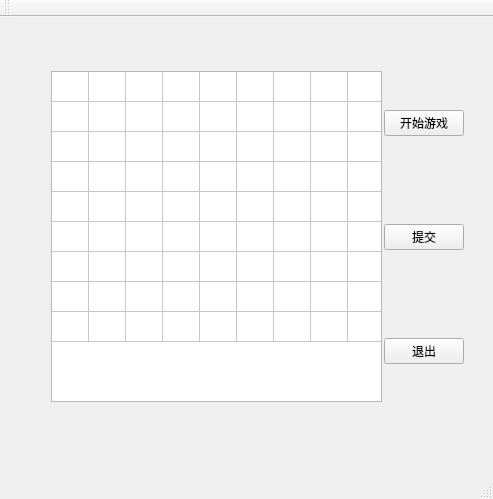
<?xml version="1.0" encoding="UTF-8"?>
<ui version="4.0">
 <class>SudokuGUIClass</class>
 <widget class="QMainWindow" name="SudokuGUIClass">
  <property name="geometry">
   <rect>
    <x>0</x>
    <y>0</y>
    <width>493</width>
    <height>499</height>
   </rect>
  </property>
  <property name="windowTitle">
   <string>SudokuGUI</string>
  </property>
  <widget class="QWidget" name="centralWidget">
   <widget class="QWidget" name="horizontalLayoutWidget">
    <property name="geometry">
     <rect>
      <x>40</x>
      <y>0</y>
      <width>435</width>
      <height>440</height>
     </rect>
    </property>
    <layout class="QHBoxLayout" name="horizontalLayout">
     <item>
      <widget class="QTableWidget" name="tableWidget">
       <property name="minimumSize">
        <size>
         <width>331</width>
         <height>331</height>
        </size>
       </property>
       <property name="maximumSize">
        <size>
         <width>331</width>
         <height>331</height>
        </size>
       </property>
       <property name="verticalScrollBarPolicy">
        <enum>Qt::ScrollBarAlwaysOff</enum>
       </property>
       <property name="horizontalScrollBarPolicy">
        <enum>Qt::ScrollBarAlwaysOff</enum>
       </property>
       <attribute name="horizontalHeaderVisible">
        <bool>false</bool>
       </attribute>
       <attribute name="horizontalHeaderDefaultSectionSize">
        <number>37</number>
       </attribute>
       <attribute name="verticalHeaderVisible">
        <bool>false</bool>
       </attribute>
       <row>
        <property name="text">
         <string>新建行</string>
        </property>
       </row>
       <row>
        <property name="text">
         <string>新建行</string>
        </property>
       </row>
       <row>
        <property name="text">
         <string>新建行</string>
        </property>
       </row>
       <row>
        <property name="text">
         <string>新建行</string>
        </property>
       </row>
       <row>
        <property name="text">
         <string>新建行</string>
        </property>
       </row>
       <row>
        <property name="text">
         <string>新建行</string>
        </property>
       </row>
       <row>
        <property name="text">
         <string>新建行</string>
        </property>
       </row>
       <row>
        <property name="text">
         <string>新建行</string>
        </property>
       </row>
       <row>
        <property name="text">
         <string>新建行</string>
        </property>
       </row>
       <column>
        <property name="text">
         <string>新建列</string>
        </property>
       </column>
       <column>
        <property name="text">
         <string>新建列</string>
        </property>
       </column>
       <column>
        <property name="text">
         <string>新建列</string>
        </property>
       </column>
       <column>
        <property name="text">
         <string>新建列</string>
        </property>
       </column>
       <column>
        <property name="text">
         <string>新建列</string>
        </property>
       </column>
       <column>
        <property name="text">
         <string>新建列</string>
        </property>
       </column>
       <column>
        <property name="text">
         <string>新建列</string>
        </property>
       </column>
       <column>
        <property name="text">
         <string>新建列</string>
        </property>
       </column>
       <column>
        <property name="text">
         <string>新建列</string>
        </property>
       </column>
      </widget>
     </item>
     <item>
      <layout class="QVBoxLayout" name="verticalLayout">
       <item>
        <widget class="QPushButton" name="Start">
         <property name="text">
          <string>开始游戏</string>
         </property>
        </widget>
       </item>
       <item>
        <widget class="QPushButton" name="Submit">
         <property name="text">
          <string>提交</string>
         </property>
        </widget>
       </item>
       <item>
        <widget class="QPushButton" name="Exit">
         <property name="text">
          <string>退出</string>
         </property>
        </widget>
       </item>
      </layout>
     </item>
    </layout>
   </widget>
  </widget>
  <widget class="QMenuBar" name="menuBar">
   <property name="geometry">
    <rect>
     <x>0</x>
     <y>0</y>
     <width>493</width>
     <height>26</height>
    </rect>
   </property>
  </widget>
  <widget class="QToolBar" name="mainToolBar">
   <attribute name="toolBarArea">
    <enum>TopToolBarArea</enum>
   </attribute>
   <attribute name="toolBarBreak">
    <bool>false</bool>
   </attribute>
  </widget>
  <widget class="QStatusBar" name="statusBar"/>
 </widget>
 <layoutdefault spacing="6" margin="11"/>
 <resources>
  <include location="SudokuGUI.qrc"/>
 </resources>
 <connections/>
</ui>
